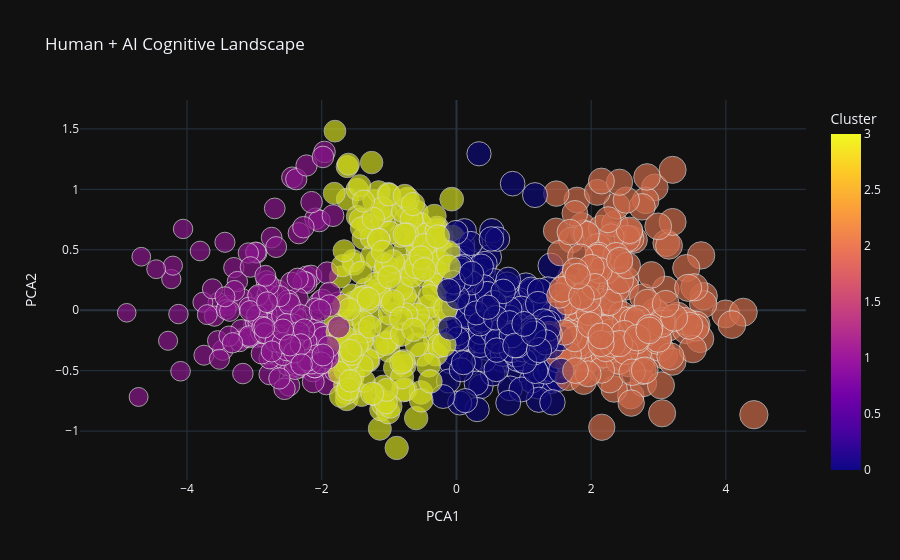

The code cell stored with this chart in its notebook:
### Code cell
fig.update_traces(
    marker=dict(
        line=dict(width=1, color="white")
    ),
    opacity=0.85
)

### Figure 1 — Plotly figure (JSON) as saved in the notebook; plotly's stock layout.template omitted (floating-point values rounded to 4 significant figures; data arrays with more than 128 entries replaced by an {"elided": "..."} marker saying what was removed)
{"data": [{"hovertemplate": "<b>%{hovertext}</b><br><br>PCA1=%{x}<br>PCA2=%{y}<br>AI Enhancement Score=%{marker.size}<br>Cluster=%{marker.color}<extra></extra>", "hovertext": {"elided": "894 str values"}, "legendgroup": "", "marker": {"color": {"elided": "894 int values"}, "coloraxis": "coloraxis", "size": {"elided": "894 float values"}, "sizemode": "area", "sizeref": 0.01202, "symbol": "circle", "line": {"color": "white", "width": 1}}, "mode": "markers", "name": "", "orientation": "v", "showlegend": false, "x": {"elided": "894 float values"}, "xaxis": "x", "y": {"elided": "894 float values"}, "yaxis": "y", "type": "scatter", "opacity": 0.85}], "layout": {"xaxis": {"anchor": "y", "domain": [0.0, 1.0], "title": {"text": "PCA1"}}, "yaxis": {"anchor": "x", "domain": [0.0, 1.0], "title": {"text": "PCA2"}}, "coloraxis": {"colorbar": {"title": {"text": "Cluster"}}, "colorscale": [[0.0, "#0d0887"], [0.1111, "#46039f"], [0.2222, "#7201a8"], [0.3333, "#9c179e"], [0.4444, "#bd3786"], [0.5556, "#d8576b"], [0.6667, "#ed7953"], [0.7778, "#fb9f3a"], [0.8889, "#fdca26"], [1.0, "#f0f921"]]}, "legend": {"tracegroupgap": 0, "itemsizing": "constant"}, "title": {"text": "Human + AI Cognitive Landscape"}}}
